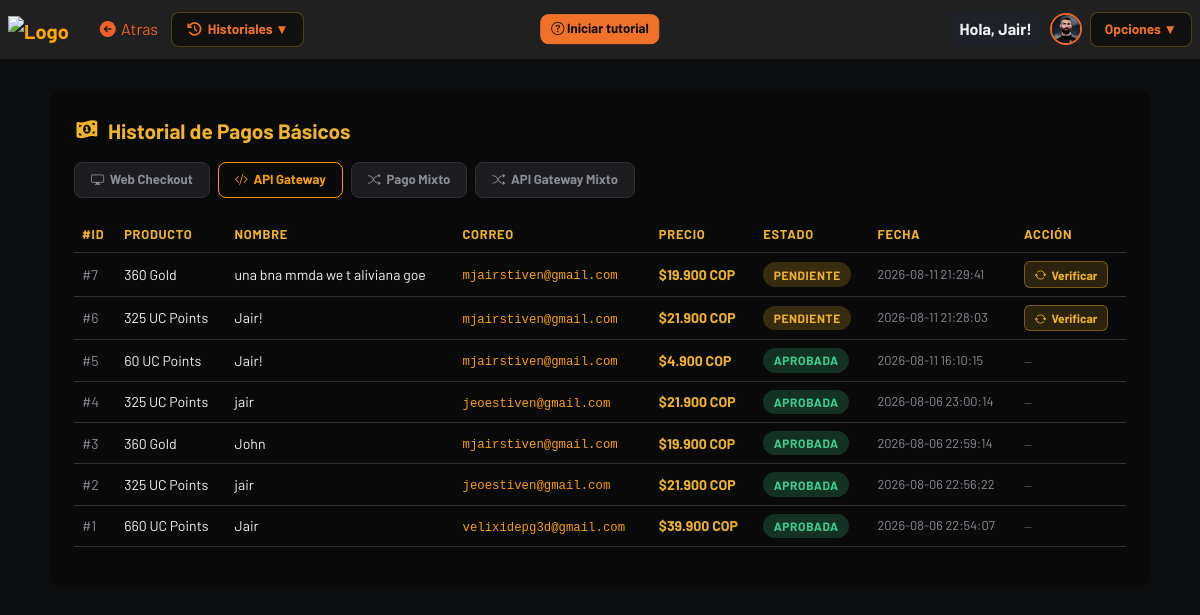
/views/historial/reg-pgb.php?modo=gateway (signed in), run on an earlier commit of the app's database.
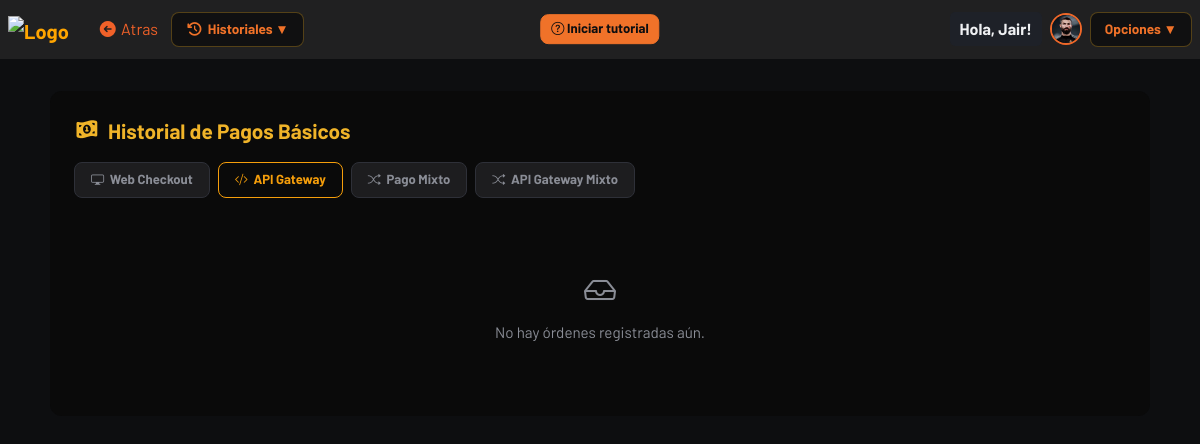
And on a later commit of the database.
### tables this page shows
CREATE TABLE `users` (
  `id` int(11) NOT NULL,
  `nombre` varchar(120) NOT NULL,
  `correo` varchar(255) NOT NULL,
  `usuario` varchar(100) NOT NULL,
  `contraseña` varchar(255) NOT NULL,
  `profile_image` varchar(255) DEFAULT NULL,
  `bio` text DEFAULT NULL,
  `location` varchar(100) DEFAULT NULL,
  `created_at` timestamp NOT NULL DEFAULT current_timestamp()
);

CREATE TABLE `gateway_ordenes` (
  `id` int(11) NOT NULL,
  `producto` varchar(100) NOT NULL,
  `tipo_pago` varchar(10) NOT NULL DEFAULT 'basico',
  `precio` decimal(10,2) NOT NULL,
  `nombre` varchar(100) NOT NULL,
  `correo` varchar(100) NOT NULL,
  `telefono` varchar(20) NOT NULL,
  `tipo_doc` varchar(10) NOT NULL,
  `num_doc` varchar(20) NOT NULL,
  `estado` varchar(20) NOT NULL,
  `monto_pagado` decimal(10,2) DEFAULT NULL,
  `request_id` varchar(100) DEFAULT NULL,
  `created_at` timestamp NOT NULL DEFAULT current_timestamp()
);

### views/historial/reg-pgb.php (the view, shortened to what this page needs)
<?php
require_once '../../php/conexion_be.php';
$modo = $_GET['modo'] ?? 'wc';
if ($modo === 'gateway') {
    $resultado = mysqli_query($conexion, "SELECT * FROM gateway_ordenes WHERE tipo_pago = 'basico' ORDER BY created_at DESC");
} elseif ($modo === 'mixto') {
    $resultado = mysqli_query($conexion, "SELECT * FROM ordenes WHERE monto_pagado IS NOT NULL OR producto LIKE '%+%' ORDER BY created_at DESC");
} else {
    $resultado = mysqli_query($conexion, "SELECT * FROM ordenes WHERE monto_pagado IS NULL AND producto NOT LIKE '%+%' ORDER BY created_at DESC");
}
?>
<!DOCTYPE html>
<html lang="es">
<head>
    <link href="https://cdn.jsdelivr.net/npm/bootstrap@5.3.2/dist/css/bootstrap.min.css" rel="stylesheet">
    <link href="https://cdn.jsdelivr.net/npm/bootstrap-icons/font/bootstrap-icons.css" rel="stylesheet">
    <link rel="stylesheet" href="https://cdnjs.cloudflare.com/ajax/libs/font-awesome/7.0.1/css/all.min.css">
    <link rel="stylesheet" href="../../assets/css/styles-historiales.css">
</head>
<body>
    <?php
        $nav_back_url  = "historial.php";
        $nav_back_text = "Atras";
        $nav_base      = "../../";
        require_once '../../php/navbar.php';
    ?>
    <div class="tabla-container">
        <div class="tabla-titulo"><i class="fa-solid fa-money-bill-1-wave fs-3l" style="color: #f0b429;"></i>
             Historial de Pagos Básicos
        </div>
        <div class="modo-tabs">
            <a href="reg-pgb.php?modo=wc" class="modo-tab <?= $modo === 'wc' ? 'active-wc' : '' ?>">
                <i class="bi bi-display"></i> Web Checkout
            </a>
            <a href="reg-pgb.php?modo=gateway" class="modo-tab <?= $modo === 'gateway' ? 'active-gw' : '' ?>">
                <i class="bi bi-code-slash"></i> API Gateway
            </a>
            <a href="reg-pgb.php?modo=mixto" class="modo-tab <?= $modo === 'mixto' ? 'active-mixto' : '' ?>">
                <i class="bi bi-shuffle"></i> Pago Mixto
            </a>
            <a href="reg-pgb.php?modo=gateway_mixto" class="modo-tab <?= $modo === 'gateway_mixto' ? 'active-mixto' : '' ?>">
                <i class="bi bi-shuffle"></i> API Gateway Mixto
            </a>
        </div>
        <?php if (mysqli_num_rows($resultado) > 0): ?>
        <div class="table-responsive">
            <table class="table table-hover">
                <thead>
                    <?php if ($modo === 'gateway'): ?>
                    <tr>
                        <th>#ID</th>
                        <th>Producto</th>
                        <th>Nombre</th>
                        <th>Correo</th>
                        <th>Precio</th>
                        <th>Estado</th>
                        <th>Fecha</th>
                        <th>Acción</th>
                    </tr>
                    <?php endif; ?>
                </thead>
                <tbody>
                    <?php while ($row = mysqli_fetch_assoc($resultado)): ?>
                    <tr>
                        <?php if ($modo === 'gateway'): ?>
                        <td><span style="color:#8a8d96;">#<?= htmlspecialchars($row['id']) ?></span></td>
                        <td><?= htmlspecialchars($row['producto']) ?></td>
                        <td><?= htmlspecialchars($row['nombre']) ?></td>
                        <td><code style="color:#f59e0b;"><?= htmlspecialchars($row['correo']) ?></code></td>
                        <td style="color:#f0b429; font-weight:700;">$<?= number_format($row['precio'], 0, ',', '.') ?> COP</td>
                        <td>
                            <span class="estado-pill badge-<?= strtolower($row['estado']) ?>">
                                <?= strtoupper($row['estado']) ?>
                            </span>
                        </td>
                        <td style="color:#8a8d96; font-size:0.8rem;"><?= htmlspecialchars($row['created_at']) ?></td>
                        <td>
                            <?php if (strtolower($row['estado']) === 'pendiente' && !empty($row['request_id'])): ?>
                            <a href="../../php/verificar_pago.php?tabla=gateway_ordenes&id=<?= $row['id'] ?>&request_id=<?= urlencode($row['request_id']) ?>&redirect=../views/historial/reg-pgb.php?modo=gateway"
                               class="btn-verificar">
                                <i class="bi bi-arrow-repeat"></i> Verificar
                            </a>
                            <?php else: ?>
                            <span style="color:#555860; font-size:0.75rem;">—</span>
                            <?php endif; ?>
                        </td>
                        <?php endif; ?>
                    </tr>
                    <?php endwhile; ?>
                </tbody>
            </table>
        </div>
        <?php else: ?>
            <div class="sin-registros">
                <i class="bi bi-inbox" style="font-size:2rem; display:block; margin-bottom:0.5rem;"></i>
                No hay órdenes registradas aún.
            </div>
        <?php endif; ?>
    </div>
    <link rel="stylesheet" href="paginacion.css">
</body>
</html>

### php/navbar.php (shortened to what this page needs)
<?php
$nav_back_url  = $nav_back_url  ?? 'home.php';
$nav_back_text = $nav_back_text ?? 'volver';
$nav_base      = $nav_base      ?? '../';
$nav_avatar    = '';
$nav_initials  = '';
if (isset($_SESSION['user_id'])) {
    if ($conexion) {
        $nav_uid = intval($_SESSION['user_id']);
        $nav_row = mysqli_fetch_assoc(mysqli_query($conexion, "SELECT profile_image, usuario FROM users WHERE id = '$nav_uid'"));
        if ($nav_row) {
            $nav_initials = strtoupper(substr($nav_row['usuario'] ?? 'U', 0, 1));
            if (!empty($nav_row['profile_image']) && file_exists($nav_base . 'uploads/' . $nav_row['profile_image'])) {
                $nav_avatar = $nav_base . 'uploads/' . htmlspecialchars($nav_row['profile_image']);
            }
        }
    }
}
$nav_grupos_tiendas = [
    'games' => [
        'label' => 'Juegos',
        'icon'  => 'fa-shop',
        'items' => [
            'cod.php'         => 'Tienda de Monedas',
            'rainbowsix.php'  => 'Tienda de Gemas',
            'pubg.php'        => 'Tienda de Cash',
            'bloodstrike.php' => 'Tienda de Esmeraldas',
        ],
    ],
    'plataformas' => [
        'label' => 'Plataformas',
        'icon'  => 'fa-shop',
        'items' => [
            'streaming.php'         => 'Streaming',
            'otras_streaming.php'   => 'Otros Streaming',
            'streaming_gateway.php' => 'Streaming Gateway',
            'ia.php'                => 'Inteligencia Artificial',
            'ia_gateway.php'        => 'IA\'s Gateway',
        ],
    ],
    'textil' => [
        'label' => 'Textiles',
        'icon'  => 'fa-shop',
        'items' => [
            'pl.php' => 'Premier League',
        ],
    ],
    'historial' => [
        'label' => 'Historiales',
        'icon'  => 'fa-clock-rotate-left',
        'items' => [
            'reg-pgb.php'  => 'Pagos Básicos',
            'reg-sus.php'  => 'Suscripciones',
            'reg-rec.php'  => 'Recurrentes',
            'reg-link.php' => 'Links de Pago',
            'reg-prea.php' => 'Preautorizaciones',
            'reg-disp.php' => 'Dispersiones',
            'reversos.php' => 'Reversos',
        ],
    ],
];
$nav_current_dir   = basename(dirname($_SERVER['SCRIPT_NAME']));
$nav_current_file  = basename($_SERVER['SCRIPT_NAME']);
$nav_grupo_activo  = $nav_grupos_tiendas[$nav_current_dir] ?? null;
$nav_mostrar_tiendas = $nav_grupo_activo && array_key_exists($nav_current_file, $nav_grupo_activo['items']);
?>
<nav class="navbar navbar-dark navbar-expand-lg px-2">
    <a class="navbar-brand fw-bold" href="<?= $nav_base ?>home.php" style="color: orange;">
        <img src="<?= $nav_base ?>assets/icons/icono.png" alt="Logo" style="width: 30px;">
    </a>
    <a href="<?= htmlspecialchars($nav_back_url) ?>" class="btn" style="color: black; color: #f06129;">
        <i class="fa-solid fa-circle-arrow-left fs-6"></i> <?= htmlspecialchars($nav_back_text) ?>
    </a>
    <div id="navbar-tutorial-actions" class="navbar-tutorial-actions">
        <button id="navbar-iniciar-tutorial" type="button" class="btn-tutorial">
            <i class="bi bi-question-circle"></i> Iniciar tutorial
        </button>
    </div>
    <?php if ($nav_mostrar_tiendas): ?>
    <div class="dropdown">
        <button class="dropbtn"><i class="fa-solid <?= htmlspecialchars($nav_grupo_activo['icon'] ?? 'fa-shop') ?>"></i> <?= htmlspecialchars($nav_grupo_activo['label']) ?> ▼</button>
    </div>
    <?php endif; ?>
    <div class="ms-auto d-flex align-items-center gap-2">
        <span class="nav-username">
            <?= isset($_SESSION['usuario']) ? "Hola, " . htmlspecialchars($_SESSION['usuario']) : "Invitado" ?>
        </span>
        <a href="<?= $nav_base ?>views/profile/index.php" class="nav-avatar-wrap" title="Mi perfil">
            <?php if ($nav_avatar): ?>
                <img src="<?= $nav_avatar ?>" class="nav-avatar-img" alt="Perfil">
            <?php else: ?>
                <div class="nav-avatar-initials"><?= $nav_initials ?: 'U' ?></div>
            <?php endif; ?>
        </a>
        <div class="dropdown">
            <button class="dropbtn">Opciones ▼</button>
        </div>
    </div>
</nav>

### assets/css/styles-historiales.css (style rules this page uses)
:root { --hist-accent: #f0b429; --hist-accent-rgb: 240, 180, 41; --hist-maxw: 1100px; --hist-font: 'Barlow', sans-serif; }
body { font-family: var(--hist-font); }
.navbar { background-color: #0f0f0fa9 !important; backdrop-filter: blur(8px); }
.tabla-container { background: var(--pt-paint); border-radius: 12px; padding: 1.5rem; margin: 2rem auto; max-width: var(--hist-maxw); backdrop-filter: blur(8px); }
.tabla-titulo { font-size: 1.3rem; font-weight: 700; margin-bottom: 1rem; color: var(--hist-accent); display: flex; align-items: center; gap: 0.5rem; }
.sin-registros { text-align: center; padding: 3rem; color: var(--pt-text-sec); font-size: 0.95rem; }
.modo-tabs { display: flex; gap: 0.5rem; margin-bottom: 1.2rem; flex-wrap: wrap; }
.modo-tab { padding: 0.45rem 1rem; border-radius: 8px; font-size: 0.82rem; font-weight: 700; text-decoration: none; display: inline-flex; align-items: center; gap: 0.35rem; transition: all 0.2s; border: 1.5px solid var(--pt-border); color: var(--pt-text-sec); background: var(--pt-boxitem2); }
.modo-tab.active-gw { border-color: #f59e0b; background: var(--pt-paint); color: #f59e0b; }
.table { color: var(--pt-text); border-color: var(--pt-border); }
.table thead th { background: var(--pt-th); color: var(--hist-accent); border-color: var(--pt-border); font-size: 0.8rem; text-transform: uppercase; letter-spacing: 0.06em; }
.table tbody tr { border-color: var(--pt-border); background: var(--pt-th); transition: background 0.15s; }
.table tbody td { border-color: var(--pt-border); font-size: 0.88rem; vertical-align: middle; background: var(--pt-paint); color: var(--pt-text); }
.badge-aprobada { background: rgba(62, 207, 142, 0.2); color: #3ecf8e; }
.badge-pendiente { background: rgba(240, 180, 41, 0.2); color: #f0b429; }
.estado-pill { display: inline-block; padding: 0.2rem 0.65rem; border-radius: 20px; font-size: 0.75rem; font-weight: 700; text-transform: uppercase; letter-spacing: 0.05em; }
.btn-verificar, .btn-link-action, .btn-detalle { background: rgba(var(--hist-accent-rgb), 0.15); border: 1px solid rgba(var(--hist-accent-rgb), 0.4); color: var(--hist-accent); border-radius: 6px; padding: 0.2rem 0.6rem; font-size: 0.75rem; font-weight: 700; cursor: pointer; text-decoration: none; display: inline-flex; align-items: center; gap: 0.3rem; transition: all 0.2s; white-space: nowrap; font-family: var(--hist-font); }

### views/historial/reg-pgb.php (style rules this page uses)
:root { --hist-accent: #f0b429; --hist-accent-rgb: 240, 180, 41; }
:root { --pag-accent:#f0b429; }

### php/navbar.php (style rules this page uses)
.navbar { background-color: var(--pt-navbar, #2e2e2ea9) !important; backdrop-filter: blur(8px); position: relative; z-index: 1030; }
.navbar-tutorial-actions { position: absolute; top: 50%; left: 50%; transform: translate(-50%, -50%); display: flex; align-items: center; gap: 10px; z-index: 2; }
.btn-tutorial { background-color: #f07229; color: #0d0e10; border: 1px solid #f07229; padding: 4px 10px; border-radius: 8px; font-weight: 700; font-size: 0.82rem; cursor: pointer; transition: 0.2s; }
.nav-avatar-wrap { display: inline-flex; align-items: center; gap: 0.5rem; text-decoration: none; }
.nav-avatar-img { width: 32px; height: 32px; border-radius: 50%; object-fit: cover; border: 2px solid #f06829; transition: border-color 0.2s, transform 0.2s; }
.nav-username { background-color: var(--pt-bg-card, hsla(120, 2%, 10%, 0.84)); padding: 5px 10px; border-radius: 5px; font-weight: bold; color: var(--pt-text, #ffffff); }
.dropdown { position: relative; display: inline-block; }
.dropbtn { background: var(--pt-dropdown, hsla(120, 2%, 10%, 0.84)); color: #f07229; border: 1.5px solid rgba(240, 180, 41, 0.3); border-radius: 8px; padding: 6px 14px; font-weight: 700; font-size: 0.85rem; cursor: pointer; transition: all 0.2s; display: flex; align-items: center; gap: 0.3rem; }

What changed in the data, as far as the page shows it:
removed gateway_ordenes: id "7", producto "360 Gold", nombre "una bna mmda we t aliviana goe", correo "mjairstiven@gmail.com", precio "19.900", estado "PENDIENTE", created_at "2026-08-11 21:29:41"
removed gateway_ordenes: id "6", producto "325 UC Points", nombre "Jair!", correo "mjairstiven@gmail.com", precio "21.900", estado "PENDIENTE", created_at "2026-08-11 21:28:03"
removed gateway_ordenes: id "5", producto "60 UC Points", nombre "Jair!", correo "mjairstiven@gmail.com", precio "4.900", estado "APROBADA", created_at "2026-08-11 16:10:15"
removed gateway_ordenes: id "4", producto "325 UC Points", nombre "jair", correo "jeoestiven@gmail.com", precio "21.900", estado "APROBADA", created_at "2026-08-06 23:00:14"
removed gateway_ordenes: id "3", producto "360 Gold", nombre "John", correo "mjairstiven@gmail.com", precio "19.900", estado "APROBADA", created_at "2026-08-06 22:59:14"
removed gateway_ordenes: id "2", producto "325 UC Points", nombre "jair", correo "jeoestiven@gmail.com", precio "21.900", estado "APROBADA", created_at "2026-08-06 22:56:22"
removed gateway_ordenes: id "1", producto "660 UC Points", nombre "Jair", correo "velixidepg3d@gmail.com", precio "39.900", estado "APROBADA", created_at "2026-08-06 22:54:07"
Also different on the page:
text no longer shown: "#ID PRODUCTO NOMBRE CORREO PRECIO ESTADO FECHA ACCIÓN"
text now shown: "No hay órdenes registradas aún."
